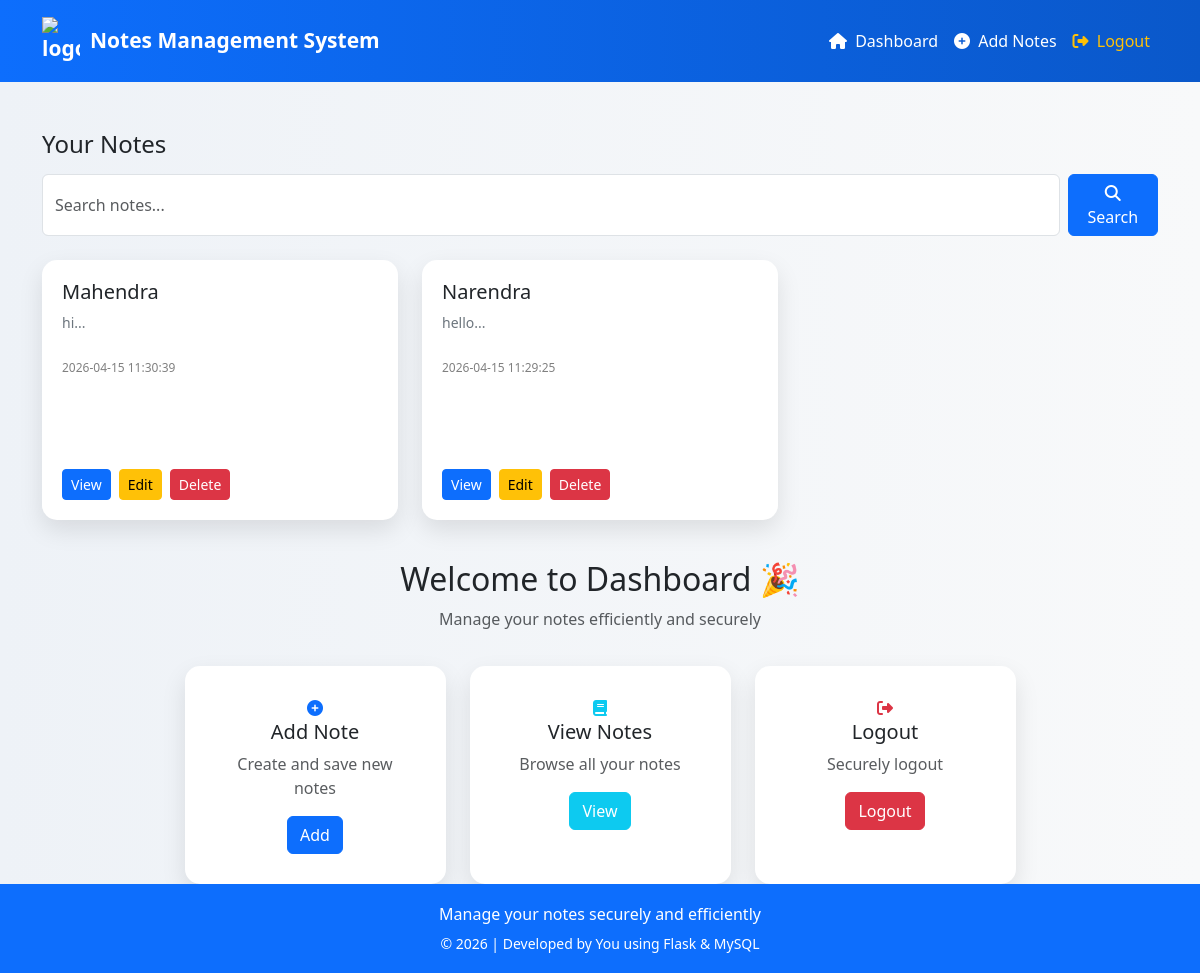
The app's page /dashboard (signed in) with its own data.
### tables this page shows
CREATE TABLE notes (
        id INTEGER PRIMARY KEY AUTOINCREMENT,
        title TEXT NOT NULL,
        content TEXT,
        created_at TIMESTAMP DEFAULT CURRENT_TIMESTAMP,
        user_id INTEGER,
        FOREIGN KEY (user_id) REFERENCES users(id) ON DELETE CASCADE
    );

### app.py (the view)
@app.route('/dashboard')
def dashboard():
    if 'user_id' not in session:
        return redirect('/')
    cursor = con.cursor()
    search = request.args.get('search')   # ✅ FIXED
    if search:
        query = f"%{search}%"
        cursor.execute(
            "SELECT * FROM notes WHERE user_id=? AND (LOWER(title) LIKE LOWER(?)) ORDER BY id DESC",
            (session['user_id'], query)
        )
    else:
        cursor.execute(
            "SELECT * FROM notes WHERE user_id=? ORDER BY id DESC",
            (session['user_id'],)
        )
    notes = cursor.fetchall()
    return render_template("dashboard.html", notes=notes)

### templates/dashboard.html (shortened to what this page needs)
{% extends "base.html" %}
{% block content %}
<div class="container dashboard-container">
    <h4 class="mb-3">Your Notes</h4>
    <form method="GET" action="/dashboard" class="d-flex mb-4">
        <input type="text" name="search"
               value="{{ request.args.get('search','') }}"
               class="form-control me-2"
               placeholder="Search notes...">
        <button class="btn btn-primary">
            <i class="fas fa-search"></i> Search
        </button>
    </form>
    {% if notes %}
    <div class="row g-4">
        {% for note in notes %}
        <div class="col-12 col-sm-6 col-lg-4 d-flex">
            <div class="note-card w-100">
                <h5>{{ note.title }}</h5>
                <p class="note-content">
                    {{ note.content[:100] }}...
                </p>
                <small class="note-date">
                    {{ note.created_at }}
                </small>
                <div class="mt-auto d-flex gap-2 pt-3 flex-wrap">
                    <a href="/viewnotes/{{ note.id }}" class="btn btn-primary btn-sm">View</a>
                    <a href="/updatenote/{{ note.id }}" class="btn btn-warning btn-sm">Edit</a>
                    <a href="/deletenote/{{ note.id }}" class="btn btn-danger btn-sm">Delete</a>
                </div>
            </div>
        </div>
        {% endfor %}
    </div>
    {% else %}
    <div class="text-center mt-5">
        <p class="text-muted">No matching notes found</p>
        <a href="/addnote" class="btn btn-primary">Create Note</a>
    </div>
    {% endif %}
    <div class="welcome-box">
        <h2>Welcome to Dashboard 🎉</h2>
        <p class="text-muted">Manage your notes efficiently and securely</p>
    </div>
    <div class="row g-4 justify-content-center">
        <div class="col-12 col-sm-6 col-lg-3">
            <div class="action-card">
                <i class="fas fa-plus-circle text-primary"></i>
                <h5>Add Note</h5>
                <p class="text-muted">Create and save new notes</p>
                <a href="/addnote" class="btn btn-primary">Add</a>
            </div>
        </div>
        <div class="col-12 col-sm-6 col-lg-3">
            <div class="action-card">
                <i class="fas fa-book text-info"></i>
                <h5>View Notes</h5>
                <p class="text-muted">Browse all your notes</p>
                <a href="/viewall" class="btn btn-info text-white">View</a>
            </div>
        </div>
        <div class="col-12 col-sm-6 col-lg-3">
            <div class="action-card">
                <i class="fas fa-sign-out-alt text-danger"></i>
                <h5>Logout</h5>
                <p class="text-muted">Securely logout</p>
                <a href="/logout" class="btn btn-danger">Logout</a>
            </div>
        </div>
    </div>
</div>
{% endblock %}

### templates/base.html (style rules this page uses)
html, body { min-height: 100%; margin: 0; }
body { font-family: 'Segoe UI', sans-serif; background: linear-gradient(to right, #eef2f7, #f8f9fa); }

### templates/dashboard.html (style rules this page uses)
.dashboard-container { margin-top: 30px; }
.welcome-box { text-align: center; margin-top: 40px; margin-bottom: 35px; }
.action-card { background: white; padding: 30px; border-radius: 15px; text-align: center; box-shadow: 0 10px 25px rgba(0, 0, 0, 0.1); height: 100%; }
.note-card { background: white; padding: 20px; border-radius: 15px; box-shadow: 0 10px 25px rgba(0, 0, 0, 0.1); display: flex; flex-direction: column; min-height: 260px; height: 100%; }
.note-content { font-size: 14px; color: #6c757d; overflow: hidden; }
.note-date { font-size: 12px; color: gray; margin-top: 10px; }

### records on screen
notes: title "Mahendra", content "hi", created_at "2026-04-15 11:30:39"
notes: title "Narendra", content "hello", created_at "2026-04-15 11:29:25"
